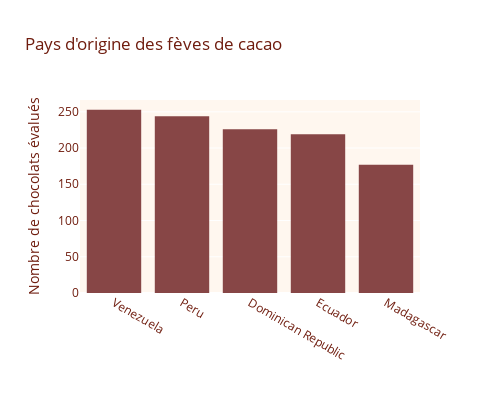

Notebook code cell kept with this figure:
### Markdown cell above
### diag en barre top 5

### Code cell
# version petite

# histogramme nombre de chocolats par pays d'origine, en crénat un catégorie "autre" pour les pays avec moins de 10 chocolats


databis['country_of_bean_origin'] = databis['country_of_bean_origin'].apply(lambda x: x if databis['country_of_bean_origin'].value_counts()[x] > 100 else 'Blend')

fig = px.histogram(databis[databis['country_of_bean_origin'] != 'Blend'], x='country_of_bean_origin', 
                   color_discrete_sequence=palette, title="Pays d'origine des fèves de cacao")
fig.update_xaxes(categoryorder='total descending')
fig.update_layout(xaxis_title='', yaxis_title='Nombre de chocolats évalués')
fig.update_layout(plot_bgcolor=background_color, font_color=text_color)
fig.update_traces(marker=dict(color=palette[0]))
fig.update_layout(autosize=False, width=500, height=400)
fig.show()

### Figure 1 — Plotly figure (JSON) as saved in the notebook; plotly's stock layout.template omitted (floating-point values rounded to 4 significant figures; data arrays with more than 128 entries replaced by an {"elided": "..."} marker saying what was removed)
{"data": [{"alignmentgroup": "True", "bingroup": "x", "hovertemplate": "country_of_bean_origin=%{x}<br>count=%{y}<extra></extra>", "legendgroup": "", "marker": {"color": "#874646", "pattern": {"shape": ""}}, "name": "", "offsetgroup": "", "orientation": "v", "showlegend": false, "type": "histogram", "x": {"elided": "1119 str values"}, "xaxis": "x", "yaxis": "y"}], "layout": {"autosize": false, "barmode": "relative", "font": {"color": "#6f1c0e"}, "height": 400, "legend": {"tracegroupgap": 0}, "plot_bgcolor": "#fff7ef", "title": {"text": "Pays d'origine des fèves de cacao"}, "width": 500, "xaxis": {"anchor": "y", "categoryorder": "total descending", "domain": [0, 1], "title": {"text": ""}}, "yaxis": {"anchor": "x", "domain": [0, 1], "title": {"text": "Nombre de chocolats évalués"}}}}
